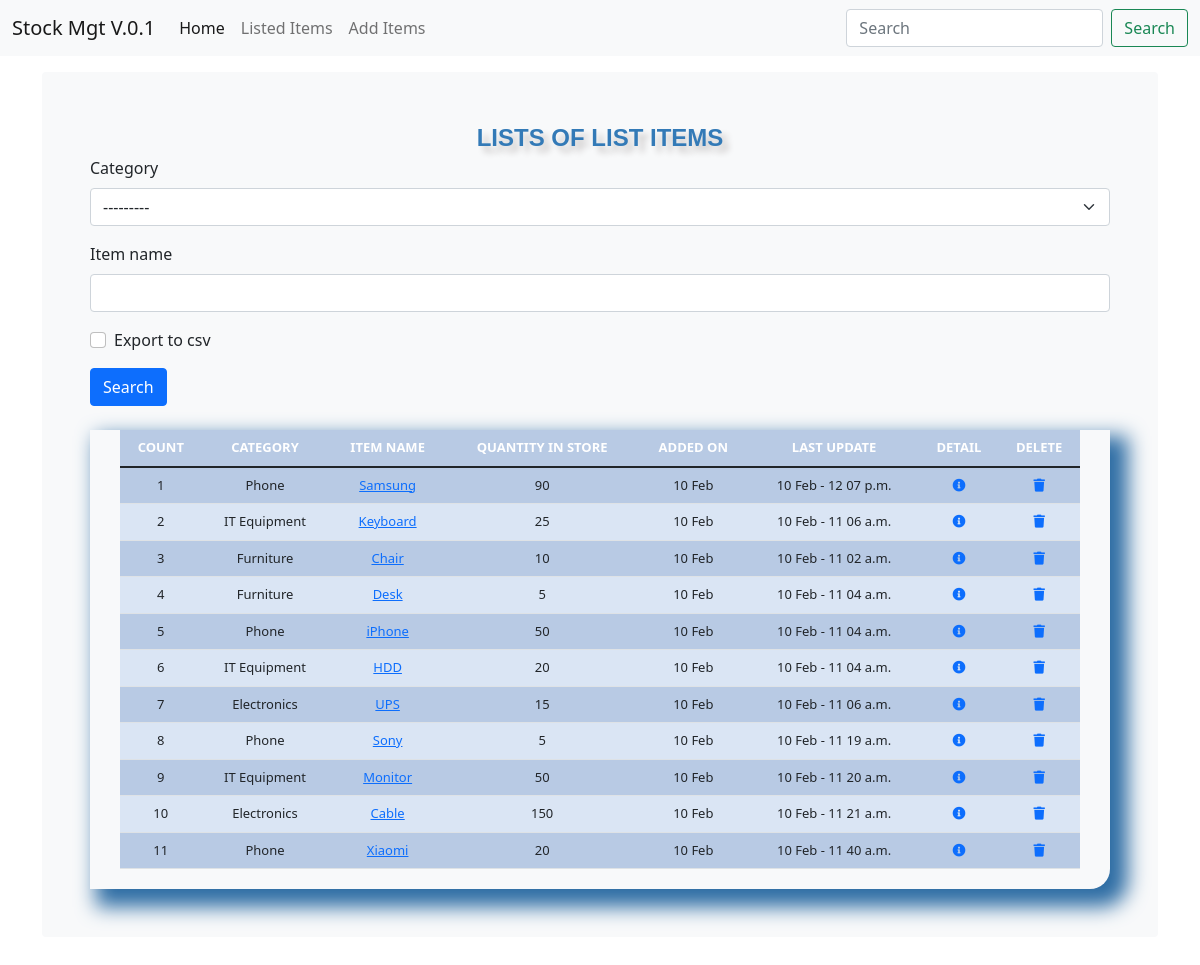
The app's page /list_items/ with its own data.
### stock_mgt/models.py (models this page shows, shortened)
class Stock(models.Model):
    category = models.ForeignKey(Category, on_delete=models.CASCADE, blank=True)
    item_name = models.CharField(max_length=50, blank=True, null=True)
    quantity = models.IntegerField(default='0', blank=False, null=True)
    receive_quantity = models.IntegerField(default='0', blank=True, null=True)
    receive_by = models.CharField(max_length=50, blank=True, null=True)
    issue_quantity = models.IntegerField(default='0', blank=True, null=True)
    issue_by = models.CharField(max_length=50, blank=True, null=True)
    issue_to = models.CharField(max_length=50, blank=True, null=True)
    phone_number = models.CharField(max_length=50, blank=True, null=True)
    created_by = models.CharField(max_length=50, blank=True, null=True)
    reorder_level = models.IntegerField(default='0', blank=True, null=True)
    last_updated = models.DateTimeField(auto_now=True)
    timestamp = models.DateTimeField(auto_now_add=True)

class Category(models.Model):
    name = models.CharField(max_length=50, blank=True, null=True)
    def __str__(self):
        return self.name

### stock_mgt/views.py (the view, shortened to what this page needs)
# urls.py: path('list_items/', list_items, name='list_items'),
def list_items(request):
    form = StockSearchForm(request.POST or None)
    title = 'Lists of list items'
    queryset = Stock.objects.all()
    context = {
        "title": title,
        "form": form,
        'queryset': queryset
    }
    return render(request, "list_items.html", context)

### stock_mgt/form.py
class StockSearchForm(forms.ModelForm):
    export_to_CSV = forms.BooleanField(required=False)
    class Meta:
        model = Stock
        fields = ['category', 'item_name']

### templates/list_items.html (shortened to what this page needs)
{% extends 'partials/base.html' %}
{% load static %}
{% load crispy_forms_tags %}
{% block content %}
<main class="container">
      <div class="bg-light p-5 rounded">
          <div class="header">{{title|upper}}</div>
          <form method='POST' action=''>{% csrf_token %}
            {{form|crispy}}
                <input type="submit" value='Search' class="btn btn-primary"/>
          </form>
          <br>
            <div class="display_table">
              <table class='table'>
                <thead>
                  <tr>
                    <th>COUNT</th>
                    <th>CATEGORY</th>
                    <th>ITEM NAME</th>
                    <th>QUANTITY IN STORE</th>
                    <th>ADDED ON</th>
                    <th>LAST UPDATE</th>
                    <th>DETAIL</th>
                    <th>DELETE</th>
                  </tr>
                </thead>
              {% for instance in queryset %}
                  <tr>
                    <td>{{forloop.counter}}</td>
                    <td>{{instance.category}}</td>
                    <td><a href="{% url 'update_items' instance.id %}">{{instance.item_name}}</a></td>
                    <td>{{instance.quantity}}</td>
                    <td>{{instance.timestamp|date:"d M "}}</td>
                    <td>{{instance.last_updated|date:"d M - h i a"}}</td>
                      <td><a href="{% url 'stock_detail' instance.id %}"><i class="fas fa-info-circle"></i></a></td>
                      <td><a href="{% url 'delete_items' instance.id %}"><i class="fas fa-trash"></i></a></td>
                  </tr>
              {% endfor %}
            </table>
            </div>
      </div>
</main>
{% endblock %}

### static/css/styles.css (style rules this page uses)
body { min-height: 75rem; padding-top: 4.5rem; }
.table { font-size: 13px; text-align: center; width: 95%; margin: auto; text-align: center; }
.table tr:nth-child(odd) { background: #B8CAE4 }
.table tr:nth-child(even) { background: #dae5f4 }
th { background-color: #337ab7; color: white; }
.display_table { border-bottom-right-radius: 20px; padding-left: 5px; padding-right: 5px; padding-bottom: 20px; box-shadow: 12px 12px 20px 6px #2e6da4; }
.header { font-family: helvetica; color: #337ab7; font-size: 1.5rem; text-align: center; width: 100%; text-shadow: 6px 6px 6px #c9c6c6; display: block; font-weight: bolder; }

### records on screen
Stock: category "Phone", item_name "Samsung", quantity "90", timestamp "10 Feb", last_updated "10 Feb - 12 07 p.m."
Stock: category "IT Equipment", item_name "Keyboard", quantity "25", timestamp "10 Feb", last_updated "10 Feb - 11 06 a.m."
Stock: category "Furniture", item_name "Chair", quantity "10", timestamp "10 Feb", last_updated "10 Feb - 11 02 a.m."
Stock: category "Furniture", item_name "Desk", quantity "5", timestamp "10 Feb", last_updated "10 Feb - 11 04 a.m."
Stock: category "Phone", item_name "iPhone", quantity "50", timestamp "10 Feb", last_updated "10 Feb - 11 04 a.m."
Stock: category "IT Equipment", item_name "HDD", quantity "20", timestamp "10 Feb", last_updated "10 Feb - 11 04 a.m."
Stock: category "Electronics", item_name "UPS", quantity "15", timestamp "10 Feb", last_updated "10 Feb - 11 06 a.m."
Stock: category "Phone", item_name "Sony", quantity "5", timestamp "10 Feb", last_updated "10 Feb - 11 19 a.m."
Stock: category "IT Equipment", item_name "Monitor", quantity "50", timestamp "10 Feb", last_updated "10 Feb - 11 20 a.m."
Stock: category "Electronics", item_name "Cable", quantity "150", timestamp "10 Feb", last_updated "10 Feb - 11 21 a.m."
Stock: category "Phone", item_name "Xiaomi", quantity "20", timestamp "10 Feb", last_updated "10 Feb - 11 40 a.m."

### other values on screen
{{ title|upper }} "LISTS OF LIST ITEMS"
